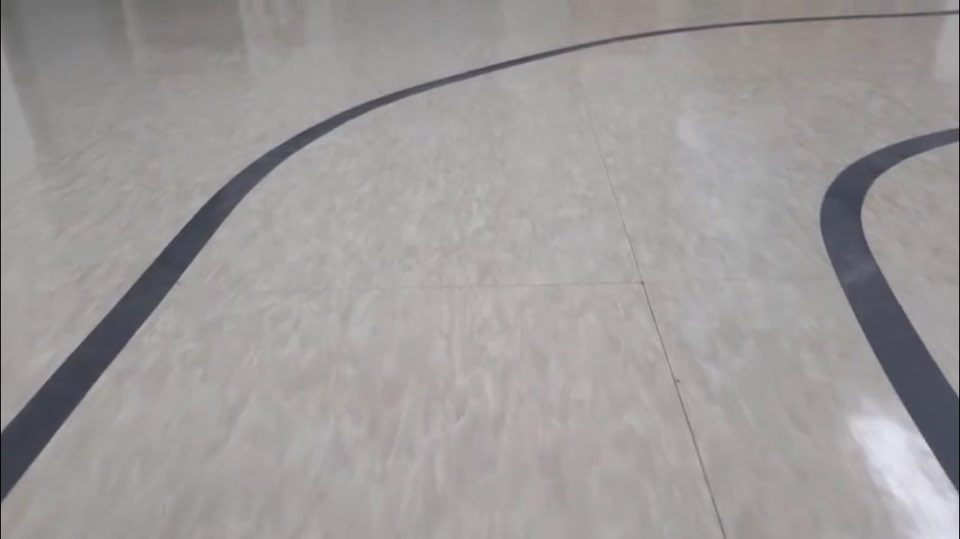
#> input picture Project/ys_test/line.jpg, 960 x 539 px, given in place of the camera
$ python line_try.py
#> lines starting #> are read from the running program, lines starting #| are printed output that depends on the picture; after the words box and inside, x2 and y2 are one past the last pixel; in counts of white or black regions, pixels touching at a corner belong together
#import matplotlib.pyplot as plt
#import matplotlib.image as mpimg
import numpy as np
import cv2
import random
import os, sys

cap=cv2.VideoCapture(0)
fit_result, l_fit_result, r_fit_result, L_lane,R_lane = [], [], [], [], []

while True:
    ret, frame = cap.read()
#> frame is the input picture: shape (539, 960, 3); mean B, G, R 154.5, 154.5, 157.8
    height, width = frame.shape[:2]
#> height = 539; width = 960
    gray = cv2.cvtColor(frame, cv2.COLOR_BGR2GRAY)
    #blur = cv2.GaussianBlur(gray,(3, 3), 0)
    blur = cv2.bilateralFilter(gray,7,100,100)
    edges = cv2.Canny(blur,120,200,apertureSize=3)
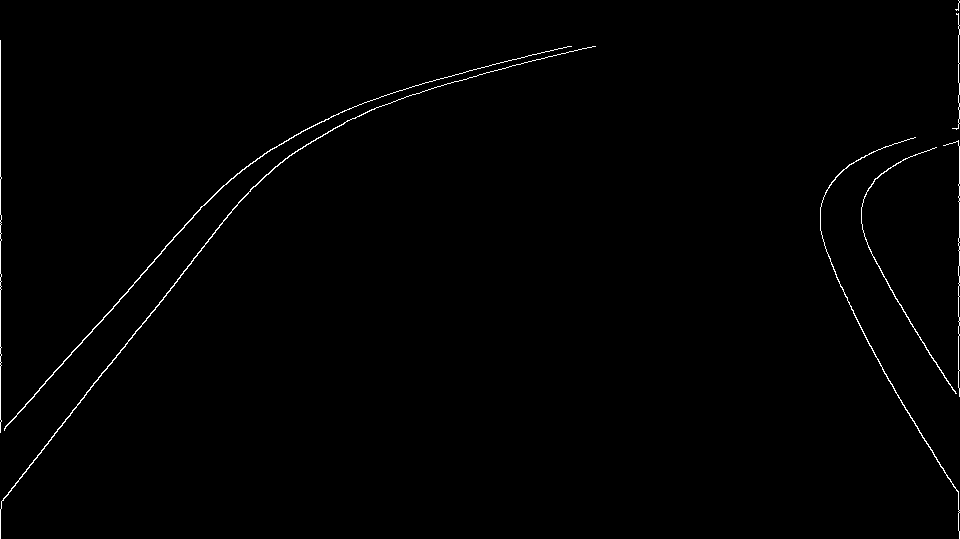
#> edges: shape (539, 960); 0.71% white in thin lines or dots
    lines = cv2.HoughLinesP(edges, 1, 1 * np.pi/180, 50, np.array([]), minLineLength=10, maxLineGap=20)
#> lines = 22 rows, first 6: [0, 432, 0, 40], [4, 428, 161, 253], [958, 387, 958, 238], [959, 335, 959, 146], [51, 437, 191, 263], [882, 369, 958, 496]

    Left = []
    Right = []

    try:
        line_arr = np.squeeze(lines)
#> line_arr has the same summary as lines
        slope_degree = (np.arctan2(line_arr[:,1] - line_arr[:,3], line_arr[:,0] - line_arr[:,2]) * 180) / np.pi
#> slope_degree = 22 values, max 165.5 at index 18, min -122 at index 10, mean 66.01
        for i in range(len(slope_degree)):
            if slope_degree[i]>0:
                Left.append(lines[i])
                #cv2.line(frame,(lines[i][0][0], lines[i][0][1]),(lines[i][0][2],lines[i][0][3]),(0,0,255),3)
            if slope_degree[i]<0:
                Right.append(lines[i])
#> this loop made 22 passes
#> after the loop, Left = 16 items, first 6: [[0, 432, 0, 40]], [[4, 428, 161, 253]], [[958, 387, 958, 238]], [[959, 335, 959, 146]], [[51, 437, 191, 263]], [[86, 392, 253, 186]]; Right = [[[882, 369, 958, 496]], [[890, 289, 953, 390]], [[957, 9, 959, 123]], [[835, 274, 875, 356]], [[876, 357, 958, 494]], [[865, 239, 900, 305]]]
                #cv2.line(frame,(lines[i][0][0], lines[i][0][1]),(lines[i][0][2],lines[i][0][3]),(255,0,0),3)

        for i in range(len(slope_degree)):
            if slope_degree[i]>0:
                Left_arr = np.squeeze(Left)
                cv2.line(frame,(int(np.mean(Left_arr[:,0])), int(np.mean(Left_arr[:,1]))),(int(np.mean(Left_arr[:,2])), int(np.mean(Left_arr[:,3]))),(0,0,255),3)
            if slope_degree[i]<0:
                Right_arr = np.squeeze(Right)
                cv2.line(frame,(int(np.mean(Right_arr[:,0])), int(np.mean(Right_arr[:,1]))),(int(np.mean(Right_arr[:,2])), int(np.mean(Right_arr[:,3]))),(255,0,0),3)
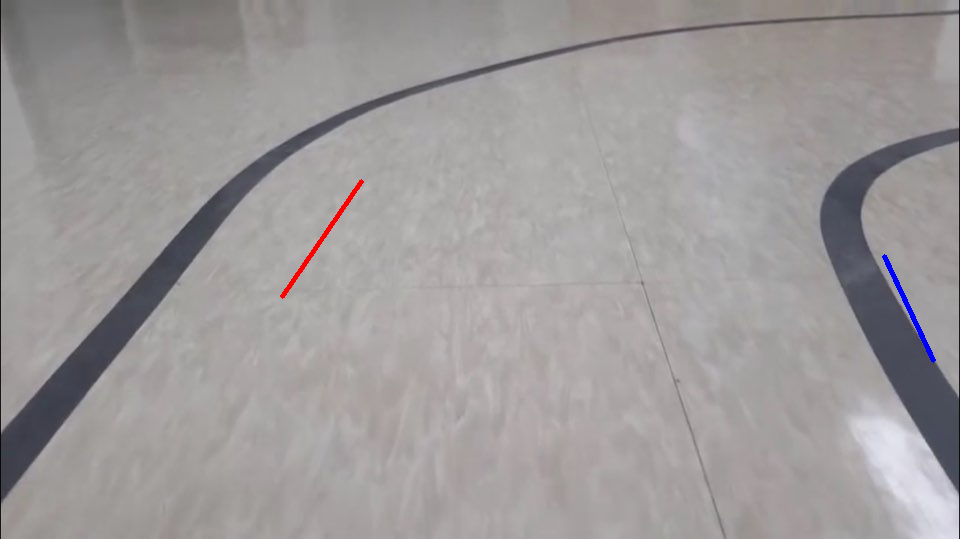
#> frame: shape (539, 960, 3); 0.24% of pixels changed, all inside (x1, y1, x2, y2) = (280, 179, 936, 363)
    except:
        print("can't fine lines")

    cv2.imshow('result',frame)

    if cv2.waitKey(1) & 0xFF == ord('q'):
#> (key q is pressed here)
        break

cap.release()
cv2.destroyAllWindows()
